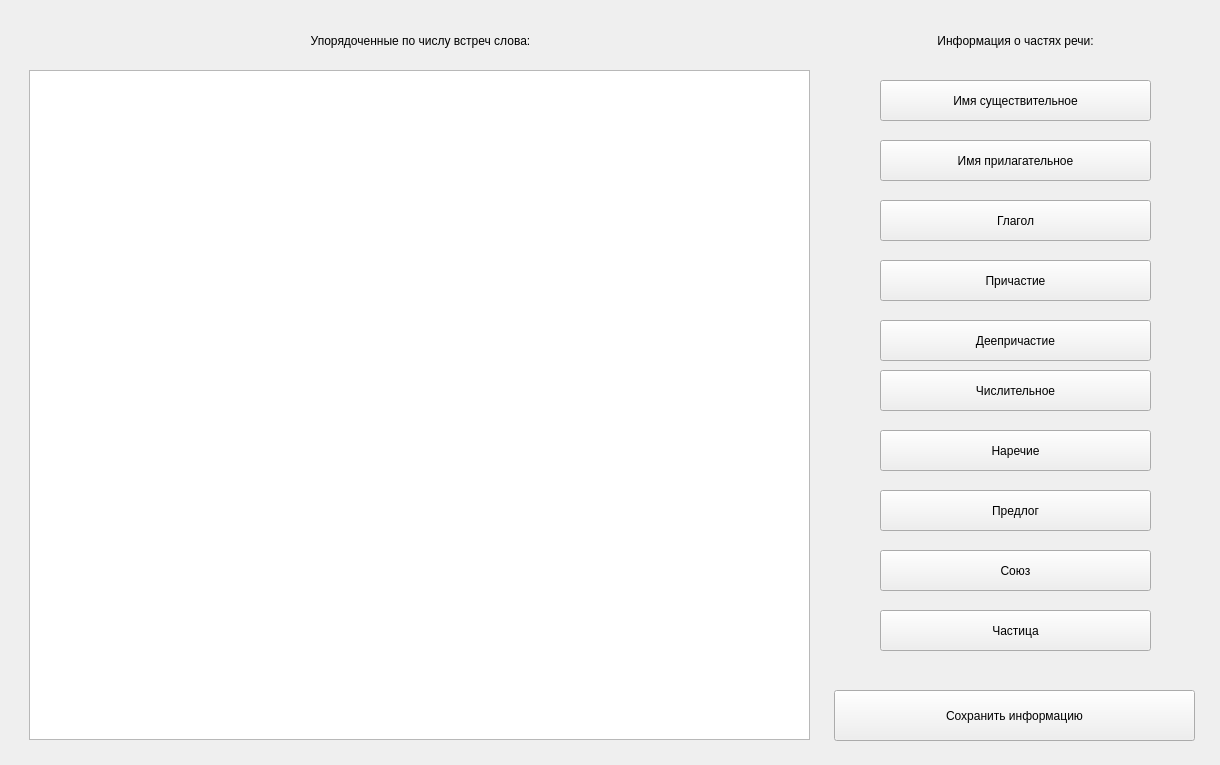
<?xml version="1.0" encoding="UTF-8"?>
<ui version="4.0">
 <class>Form</class>
 <widget class="QWidget" name="Form">
  <property name="geometry">
   <rect>
    <x>0</x>
    <y>0</y>
    <width>1220</width>
    <height>765</height>
   </rect>
  </property>
  <property name="windowTitle">
   <string>Информация</string>
  </property>
  <widget class="QLabel" name="popular_words_label">
   <property name="geometry">
    <rect>
     <x>30</x>
     <y>20</y>
     <width>781</width>
     <height>41</height>
    </rect>
   </property>
   <property name="text">
    <string>Упорядоченные по числу встреч слова:</string>
   </property>
   <property name="alignment">
    <set>Qt::AlignCenter</set>
   </property>
  </widget>
  <widget class="QLabel" name="information">
   <property name="geometry">
    <rect>
     <x>840</x>
     <y>20</y>
     <width>351</width>
     <height>41</height>
    </rect>
   </property>
   <property name="layoutDirection">
    <enum>Qt::LeftToRight</enum>
   </property>
   <property name="text">
    <string>Информация о частях речи:</string>
   </property>
   <property name="alignment">
    <set>Qt::AlignCenter</set>
   </property>
  </widget>
  <widget class="QPushButton" name="noun">
   <property name="geometry">
    <rect>
     <x>880</x>
     <y>80</y>
     <width>271</width>
     <height>41</height>
    </rect>
   </property>
   <property name="text">
    <string>Имя существительное</string>
   </property>
  </widget>
  <widget class="QPushButton" name="adjf">
   <property name="geometry">
    <rect>
     <x>880</x>
     <y>140</y>
     <width>271</width>
     <height>41</height>
    </rect>
   </property>
   <property name="text">
    <string>Имя прилагательное</string>
   </property>
  </widget>
  <widget class="QPushButton" name="verb">
   <property name="geometry">
    <rect>
     <x>880</x>
     <y>200</y>
     <width>271</width>
     <height>41</height>
    </rect>
   </property>
   <property name="text">
    <string>Глагол</string>
   </property>
  </widget>
  <widget class="QPushButton" name="prtf">
   <property name="geometry">
    <rect>
     <x>880</x>
     <y>260</y>
     <width>271</width>
     <height>41</height>
    </rect>
   </property>
   <property name="text">
    <string>Причастие</string>
   </property>
  </widget>
  <widget class="QPushButton" name="grnd">
   <property name="geometry">
    <rect>
     <x>880</x>
     <y>320</y>
     <width>271</width>
     <height>41</height>
    </rect>
   </property>
   <property name="text">
    <string>Деепричастие</string>
   </property>
  </widget>
  <widget class="QPushButton" name="conj">
   <property name="geometry">
    <rect>
     <x>880</x>
     <y>550</y>
     <width>271</width>
     <height>41</height>
    </rect>
   </property>
   <property name="text">
    <string>Союз</string>
   </property>
  </widget>
  <widget class="QPushButton" name="numr">
   <property name="geometry">
    <rect>
     <x>880</x>
     <y>370</y>
     <width>271</width>
     <height>41</height>
    </rect>
   </property>
   <property name="text">
    <string>Числительное</string>
   </property>
  </widget>
  <widget class="QPushButton" name="advb">
   <property name="geometry">
    <rect>
     <x>880</x>
     <y>430</y>
     <width>271</width>
     <height>41</height>
    </rect>
   </property>
   <property name="text">
    <string>Наречие</string>
   </property>
  </widget>
  <widget class="QPushButton" name="prep">
   <property name="geometry">
    <rect>
     <x>880</x>
     <y>490</y>
     <width>271</width>
     <height>41</height>
    </rect>
   </property>
   <property name="text">
    <string>Предлог</string>
   </property>
  </widget>
  <widget class="QPushButton" name="prcl">
   <property name="geometry">
    <rect>
     <x>880</x>
     <y>610</y>
     <width>271</width>
     <height>41</height>
    </rect>
   </property>
   <property name="text">
    <string>Частица</string>
   </property>
  </widget>
  <widget class="QTableWidget" name="most_popular_words">
   <property name="geometry">
    <rect>
     <x>29</x>
     <y>70</y>
     <width>781</width>
     <height>670</height>
    </rect>
   </property>
  </widget>
  <widget class="QPushButton" name="save">
   <property name="geometry">
    <rect>
     <x>834</x>
     <y>690</y>
     <width>361</width>
     <height>51</height>
    </rect>
   </property>
   <property name="text">
    <string>Сохранить информацию</string>
   </property>
  </widget>
 </widget>
 <resources/>
 <connections/>
</ui>
